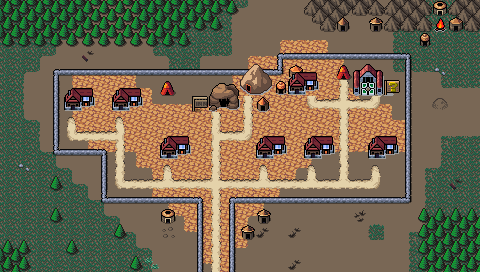

A level layout from a 2D game, rendered from its tile map. Below: a short description, then the map file with tile-grid data replaced by summaries:
An orthogonal 30x17 tile map with 16x16 px tiles, 4 tile layers (Background, Ground, Foreground, AboveSprites), 3 tilesets and 7 objects.

<map version="1.10" tiledversion="1.10.1" orientation="orthogonal" renderorder="right-down" width="30" height="17" tilewidth="16" tileheight="16" infinite="0" nextlayerid="6" nextobjectid="54">
 <editorsettings>
  <export target="wastetown..tmx" format="tmx" />
 </editorsettings>
 <tileset firstgid="1" source="../../../../common/maps/tileset/main.tsx" />
 <tileset firstgid="10113" source="../../../../common/maps/tileset/buildings.tsx" />
 <tileset firstgid="11905" source="../../../../common/maps/tileset/buildings-nocollide.tsx" />
 <layer id="1" name="Background" width="30" height="17">
  <data>[510 cells, 510 non-empty, 16 distinct tile ids]</data>
 </layer>
 <layer id="2" name="Ground" width="30" height="17">
  <data>[510 cells, 271 non-empty, 45 distinct tile ids]</data>
 </layer>
 <layer id="3" name="Foreground" width="30" height="17">
  <properties>
   <property name="spriteLayer" type="bool" value="true" />
  </properties>
  <data>[510 cells, 158 non-empty, 36 distinct tile ids]</data>
 </layer>
 <layer id="5" name="AboveSprites" width="30" height="17">
  <data>[510 cells, 19 non-empty, 7 distinct tile ids]</data>
 </layer>
 <objectgroup id="4" name="Objects">
  <object id="38" template="../../../../common/maps/obj/entry_up.tx" x="208" y="272" />
  <object id="41" template="../../../../common/maps/obj/shop.tx" x="64" y="115">
   <properties>
    <property name="commonShopList" value="RioTownRedCreatures" /><property name="noRestock" type="bool" value="false" /></properties>
  </object>
  <object id="47" template="../../../../common/maps/obj/inn.tx" x="214" y="114" />
  <object id="48" template="../../../../common/maps/obj/shop.tx" x="160" y="96">
   <properties>
    <property name="commonShopList" value="Mountain" /><property name="noRestock" type="bool" value="false" /></properties>
  </object>
  <object id="50" template="../../../../common/maps/obj/shardtrader.tx" x="335" y="81">
   <properties>
    <property name="signXOffset" type="float" value="-16" />
    <property name="signYOffset" type="float" value="-8" />
   </properties>
  </object>
  <object id="51" template="../../../../common/maps/obj/quest.tx" x="353" y="98" width="33" height="16">
   <properties>
    <property name="questtype" value="mountain_town_tribal" />
   </properties>
  </object>
  <object id="53" template="../../../../common/maps/obj/shop.tx" x="240" y="97">
   <properties>
    <property name="commonShopList" value="RioTownBooster" /><property name="noRestock" type="bool" value="false" /></properties>
  </object>
 </objectgroup>
</map>
